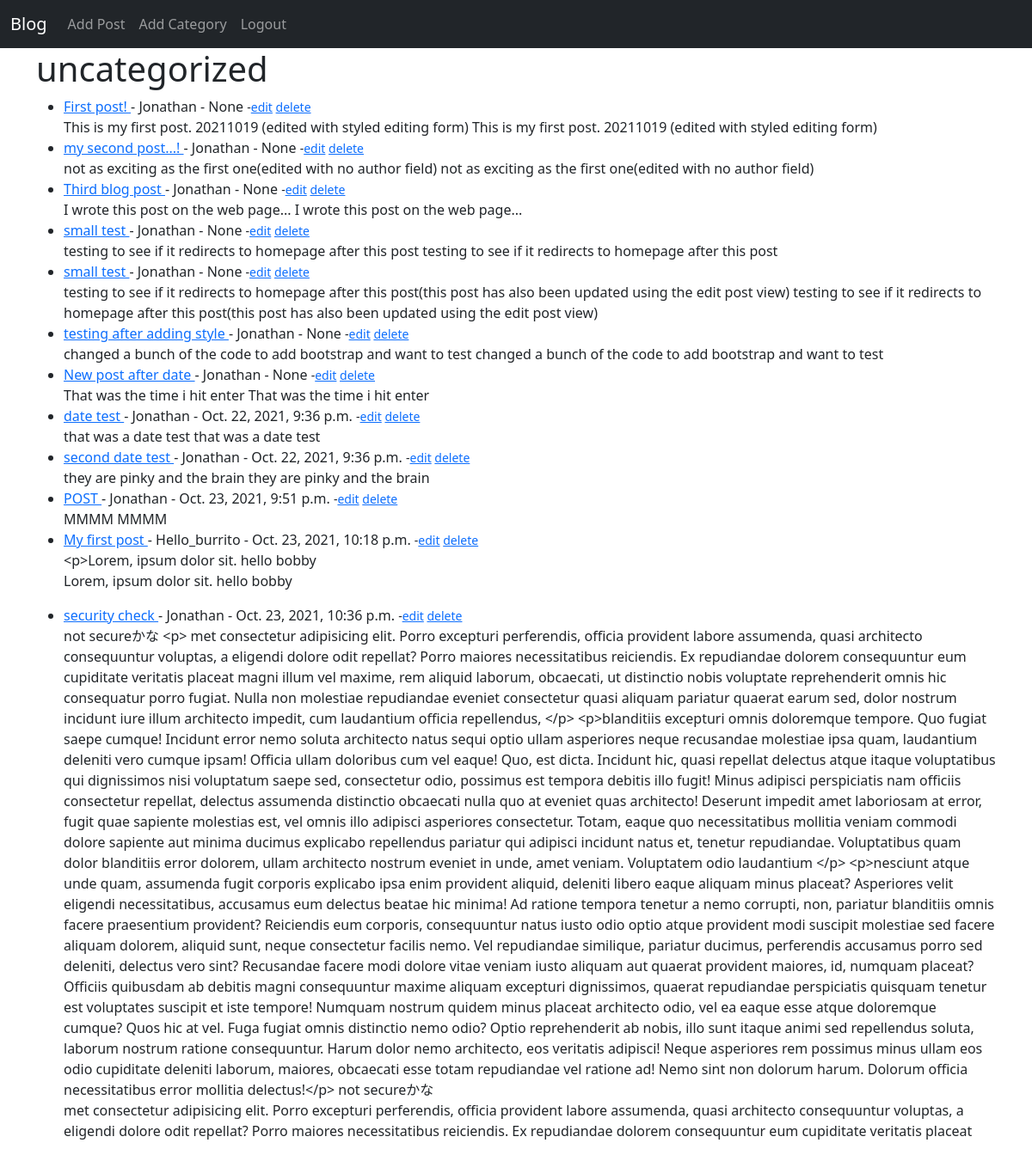
Page /category/uncategorized/ (signed in) on the committed database.
### theblog/models.py (models this page shows, shortened)
class Post(models.Model):
    title = models.CharField(max_length=255)
    title_tag = models.CharField(max_length=255)
    author = models.ForeignKey(User, on_delete=models.CASCADE)
    category = models.CharField(max_length=255, default='uncategorized')
    body = models.TextField()
    publication_date = models.DateTimeField(auto_now_add=True)
    likes = models.ManyToManyField(User, related_name='blog_posts')

### theblog/views.py (the view)
# urls.py: path('category/<str:cats>/', CategoryView, name= 'category'),
def CategoryView(request, cats):
    category_posts = Post.objects.filter(category=cats.replace('-', ' '))
    return render(request, 'categories.html', {'cats': cats.replace('-', ' '), 'category_posts': category_posts})

### theblog/templates/categories.html
{% extends 'base.html'%}
{% block content %}
{% if category_posts%}
<h1>{{cats}}</h1>
<ul>
{%for post in category_posts%}
<li>
    <a href="{%url 'article-detail' post.pk%}">{{post.title}} </a> -
    {{post.author.first_name}} -
    {{ post.publication_date}}
    {% if user.is_authenticated%}
    <small>
      -<a href="{%url 'update_post' post.pk%}">edit</a>
      <a href="{%url 'delete_post' post.pk%}">delete</a>
    </small>
    {% endif %}
<br>
    {{post.body}}
    {{ post.body|slice:":300"|safe}}</li>
{%endfor%}
</ul>
{% else%}
<h2>Sorry this page does not exist...</h2>
{%endif%}
{% endblock %}

### rows in the picture
Post: title "First post!", author.first_name "Jonathan", publication_date "None", body "This is my first post. 20211019 (edited with styled editing form)"
Post: title "my second post...!", author.first_name "Jonathan", publication_date "None", body "not as exciting as the first one(edited with no author field)"
Post: title "Third blog post", author.first_name "Jonathan", publication_date "None", body "I wrote this post on the web page..."
Post: title "small test", author.first_name "Jonathan", publication_date "None", body "testing to see if it redirects to homepage after this post"
Post: title "small test", author.first_name "Jonathan", publication_date "None", body "testing to see if it redirects to homepage after this post(this post has also been updated using the edit post view)"
Post: title "testing after adding style", author.first_name "Jonathan", publication_date "None", body "changed a bunch of the code to add bootstrap and want to test"
Post: title "New post after date", author.first_name "Jonathan", publication_date "None", body "That was the time i hit enter"
Post: title "date test", author.first_name "Jonathan", publication_date "Oct. 22, 2021, 9:36 p.m.", body "that was a date test"
Post: title "second date test", author.first_name "Jonathan", publication_date "Oct. 22, 2021, 9:36 p.m.", body "they are pinky and the brain"
Post: title "POST", author.first_name "Jonathan", publication_date "Oct. 23, 2021, 9:51 p.m.", body "MMMM"
Post: title "My first post", author.first_name "Hello_burrito", publication_date "Oct. 23, 2021, 10:18 p.m.", body "<p>Lorem, ipsum dolor sit. hello bobby", body "Lorem, ipsum dolor sit. hello bobby"
Post: title "security check", author.first_name "Jonathan", publication_date "Oct. 23, 2021, 10:36 p.m.", body "not secureかな <p> met consectetur adipisicing elit. Porro excepturi perferendis, officia provident labore assumenda, quasi architecto consequuntur voluptas, a eligendi dolore odit repellat? Porro maiores necessitatibus reiciendis. Ex repudiandae dolorem consequuntur eum cupiditate veritatis placeat magni illum vel maxime, rem aliquid laborum, obcaecati, ut distinctio nobis voluptate reprehenderit omnis hic consequatur porro fugiat. Nulla non molestiae repudiandae eveniet consectetur quasi aliquam pariatur quaerat earum sed, dolor nostrum incidunt iure illum architecto impedit, cum laudantium officia repellendus, </p> <p>blanditiis excepturi omnis doloremque tempore. Quo fugiat saepe cumque!…", body "not secureかな met consectetur adipisicing elit. Porro excepturi perferendis, officia provident labore assumenda, quasi architecto consequuntur voluptas, a eligendi dolore odit repellat? Porro maiores necessitatibus reiciendis. Ex repudiandae dolorem consequuntur eum cupiditate veritatis placeat"

### other values in the picture
{{ cats }} "uncategorized"
